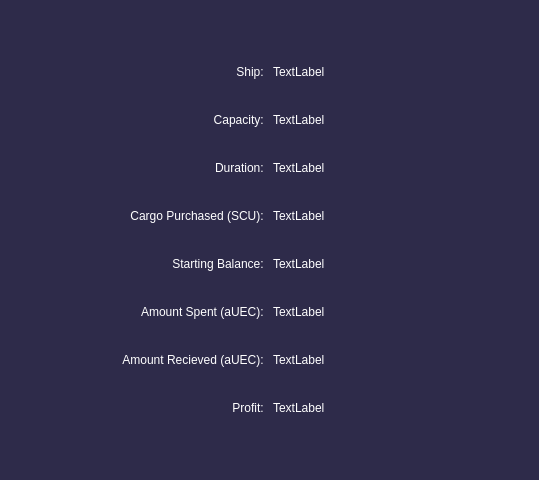
<?xml version="1.0" encoding="UTF-8"?>
<ui version="4.0">
 <class>StatScreen</class>
 <widget class="QDialog" name="StatScreen">
  <property name="geometry">
   <rect>
    <x>0</x>
    <y>0</y>
    <width>539</width>
    <height>480</height>
   </rect>
  </property>
  <property name="windowTitle">
   <string>Dialog</string>
  </property>
  <property name="styleSheet">
   <string notr="true">QWidget
{
	color: rgb(255, 255, 255);
	background-color: rgba(3, 0, 38,150);
	font: &quot;Yu Gothic UI Semibold&quot;, 11;
}

QComboBox
{
	color: rgb(85, 255, 255);
	border: 2px solid white;
	border-radius: 10px;
	background-color: rgba(255, 255, 255, 0);
	border-style: outset;
}

QPushButton
{
	border-width: 2px;
	border-style: solid;
	border-radius: 6px;
	background-color: rgba(255, 255, 255, 0);
}

QPushButton:Disabled
{
	border-width: 1px;
	border-style: solid;
	border-radius: 6px;
	border-color: rgb(181, 181, 181);
	
}

QPushButton:hover
{
	border: 4px solid white;
}

QPushButton:pressed
{
	background-color: rgba(255, 255, 255, 150);
	border: 5px solid white;
}

QLabel
{
	background-color: rgba(255, 255, 255, 0);
}

QLineEdit
{
	background-color: rgba(255, 255, 255, 0);
}

QDoubleSpinBox
{
	border: 3px solid white;
	border-radius: 8px;
	background-color: rgba(3, 0, 38,100);
}
QSpinBox
{
	border: 3px solid white;
	border-radius: 8px;
	background-color: rgba(3, 0, 38,100);
}

QLineEdit
{
	border: 3px solid white;
	border-radius: 8px;
}

QProgressBar
{
	border: 2px solid white;
	border-radius: 8px;
	border-style: outset;
	
	background-color: rgba(3, 0, 38,150)
}

QProgressBar::chunk
{
	border: 2px solid rgb(255, 255, 255);
	border-radius: px;
	background-color: rgb(255, 255, 255);
	width: 10px;
	margin: 1px;


}

QListWidget::item
{
	color: rgb(85, 255, 255);
}</string>
  </property>
  <layout class="QHBoxLayout" name="horizontalLayout">
   <item>
    <layout class="QVBoxLayout" name="verticalLayout">
     <item>
      <spacer name="verticalSpacer">
       <property name="orientation">
        <enum>Qt::Vertical</enum>
       </property>
       <property name="sizeType">
        <enum>QSizePolicy::Preferred</enum>
       </property>
       <property name="sizeHint" stdset="0">
        <size>
         <width>20</width>
         <height>40</height>
        </size>
       </property>
      </spacer>
     </item>
     <item>
      <widget class="QLabel" name="shipLabel">
       <property name="layoutDirection">
        <enum>Qt::LeftToRight</enum>
       </property>
       <property name="text">
        <string>Ship: </string>
       </property>
       <property name="alignment">
        <set>Qt::AlignRight|Qt::AlignTrailing|Qt::AlignVCenter</set>
       </property>
      </widget>
     </item>
     <item>
      <widget class="QLabel" name="capacityLabel">
       <property name="layoutDirection">
        <enum>Qt::LeftToRight</enum>
       </property>
       <property name="text">
        <string>Capacity: </string>
       </property>
       <property name="alignment">
        <set>Qt::AlignRight|Qt::AlignTrailing|Qt::AlignVCenter</set>
       </property>
      </widget>
     </item>
     <item>
      <widget class="QLabel" name="durLabel">
       <property name="layoutDirection">
        <enum>Qt::LeftToRight</enum>
       </property>
       <property name="text">
        <string>Duration: </string>
       </property>
       <property name="alignment">
        <set>Qt::AlignRight|Qt::AlignTrailing|Qt::AlignVCenter</set>
       </property>
      </widget>
     </item>
     <item>
      <widget class="QLabel" name="cargoPurchLabel">
       <property name="layoutDirection">
        <enum>Qt::LeftToRight</enum>
       </property>
       <property name="text">
        <string>Cargo Purchased (SCU): </string>
       </property>
       <property name="alignment">
        <set>Qt::AlignRight|Qt::AlignTrailing|Qt::AlignVCenter</set>
       </property>
      </widget>
     </item>
     <item>
      <widget class="QLabel" name="startBalLabel">
       <property name="layoutDirection">
        <enum>Qt::LeftToRight</enum>
       </property>
       <property name="text">
        <string>Starting Balance: </string>
       </property>
       <property name="alignment">
        <set>Qt::AlignRight|Qt::AlignTrailing|Qt::AlignVCenter</set>
       </property>
      </widget>
     </item>
     <item>
      <widget class="QLabel" name="amountSpentLabel">
       <property name="layoutDirection">
        <enum>Qt::LeftToRight</enum>
       </property>
       <property name="text">
        <string>Amount Spent (aUEC): </string>
       </property>
       <property name="alignment">
        <set>Qt::AlignRight|Qt::AlignTrailing|Qt::AlignVCenter</set>
       </property>
      </widget>
     </item>
     <item>
      <widget class="QLabel" name="amountRecLabel">
       <property name="layoutDirection">
        <enum>Qt::LeftToRight</enum>
       </property>
       <property name="text">
        <string>Amount Recieved (aUEC): </string>
       </property>
       <property name="alignment">
        <set>Qt::AlignRight|Qt::AlignTrailing|Qt::AlignVCenter</set>
       </property>
      </widget>
     </item>
     <item>
      <widget class="QLabel" name="profitLabel">
       <property name="layoutDirection">
        <enum>Qt::LeftToRight</enum>
       </property>
       <property name="text">
        <string>Profit: </string>
       </property>
       <property name="alignment">
        <set>Qt::AlignRight|Qt::AlignTrailing|Qt::AlignVCenter</set>
       </property>
      </widget>
     </item>
     <item>
      <spacer name="verticalSpacer_3">
       <property name="orientation">
        <enum>Qt::Vertical</enum>
       </property>
       <property name="sizeType">
        <enum>QSizePolicy::Preferred</enum>
       </property>
       <property name="sizeHint" stdset="0">
        <size>
         <width>20</width>
         <height>40</height>
        </size>
       </property>
      </spacer>
     </item>
    </layout>
   </item>
   <item>
    <layout class="QVBoxLayout" name="verticalLayout_2">
     <item>
      <spacer name="verticalSpacer_2">
       <property name="orientation">
        <enum>Qt::Vertical</enum>
       </property>
       <property name="sizeType">
        <enum>QSizePolicy::Preferred</enum>
       </property>
       <property name="sizeHint" stdset="0">
        <size>
         <width>20</width>
         <height>40</height>
        </size>
       </property>
      </spacer>
     </item>
     <item>
      <widget class="QLabel" name="editShipLabel">
       <property name="text">
        <string>TextLabel</string>
       </property>
      </widget>
     </item>
     <item>
      <widget class="QLabel" name="editCapacityLabel">
       <property name="text">
        <string>TextLabel</string>
       </property>
      </widget>
     </item>
     <item>
      <widget class="QLabel" name="editDurLabel">
       <property name="text">
        <string>TextLabel</string>
       </property>
      </widget>
     </item>
     <item>
      <widget class="QLabel" name="editCargoPurLabel">
       <property name="text">
        <string>TextLabel</string>
       </property>
      </widget>
     </item>
     <item>
      <widget class="QLabel" name="editStartBalLabel">
       <property name="text">
        <string>TextLabel</string>
       </property>
      </widget>
     </item>
     <item>
      <widget class="QLabel" name="editAmountSpentLabel">
       <property name="text">
        <string>TextLabel</string>
       </property>
      </widget>
     </item>
     <item>
      <widget class="QLabel" name="editAmountRecLabel">
       <property name="text">
        <string>TextLabel</string>
       </property>
      </widget>
     </item>
     <item>
      <widget class="QLabel" name="editProfitLabel">
       <property name="text">
        <string>TextLabel</string>
       </property>
      </widget>
     </item>
     <item>
      <spacer name="verticalSpacer_4">
       <property name="orientation">
        <enum>Qt::Vertical</enum>
       </property>
       <property name="sizeType">
        <enum>QSizePolicy::Preferred</enum>
       </property>
       <property name="sizeHint" stdset="0">
        <size>
         <width>20</width>
         <height>40</height>
        </size>
       </property>
      </spacer>
     </item>
    </layout>
   </item>
  </layout>
 </widget>
 <resources/>
 <connections/>
</ui>
